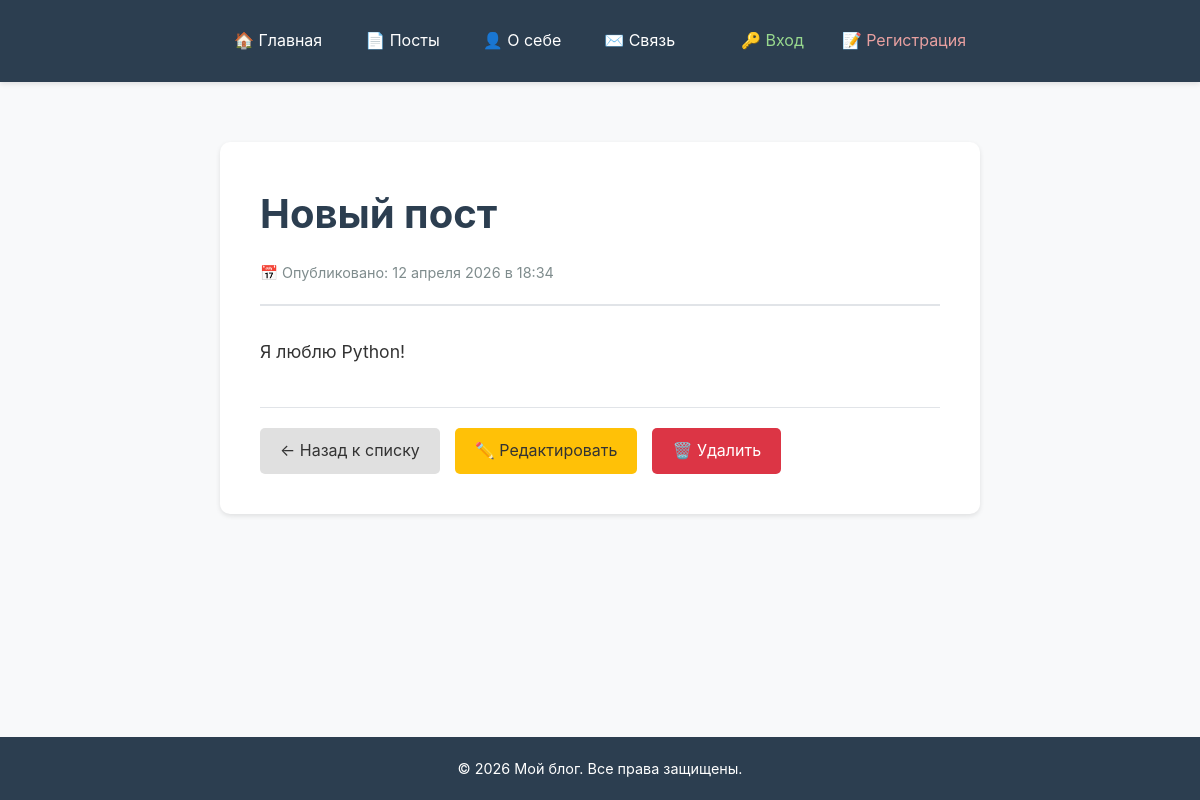
Page /posts/4/ on the earlier database version.
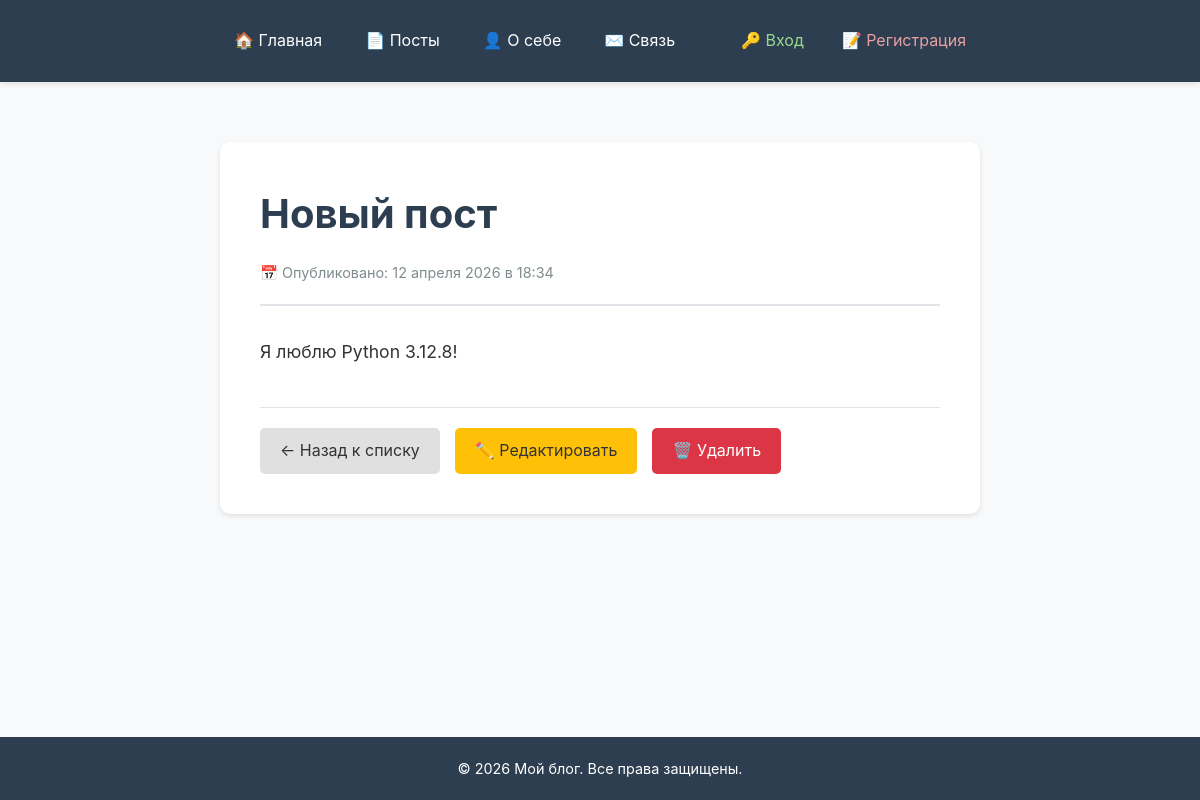
Same page on the later database version.
### blog_app/models.py (models this page shows, shortened)
class Post(models.Model):
    title = models.CharField(max_length=200)
    content = models.TextField()
    created_at = models.DateTimeField(auto_now_add=True)

### blog_app/views.py (the view)
# urls.py: path('posts/<int:pk>/', views.PostDetailView.as_view(), name='post_detail'),
class PostDetailView(DetailView):
    model = Post
    template_name = 'blog_app/post_detail.html'
    context_object_name = 'post'

### templates/blog_app/post_detail.html (shortened to what this page needs)
{% extends 'blog_app/base_header.html' %}
{% block content %}
<div class="blog-container">
    <article class="post-detail">
        <div class="post-detail-header">
            <h1 class="post-detail-title">{{ post.title }}</h1>
            <div class="post-detail-meta">
                📅 Опубликовано: {{ post.created_at|date:"d E Y" }} в {{ post.created_at|date:"H:i" }}
            </div>
        </div>
        <div class="post-detail-content">
            {{ post.content|linebreaks }}
        </div>
        <div class="post-detail-actions">
            <a href="{% url 'post_list' %}" class="btn">← Назад к списку</a>
            <a href="{% url 'post_edit' post.pk %}" class="btn btn-edit">✏️ Редактировать</a>
            <a href="{% url 'post_delete' post.pk %}" class="btn btn-danger">🗑️ Удалить</a>
        </div>
    </article>
</div>
{% endblock %}

Differences in the rows shown:
changed Post "Новый пост": content "Я люблю Python!" → "Я люблю Python 3.12.8!"
